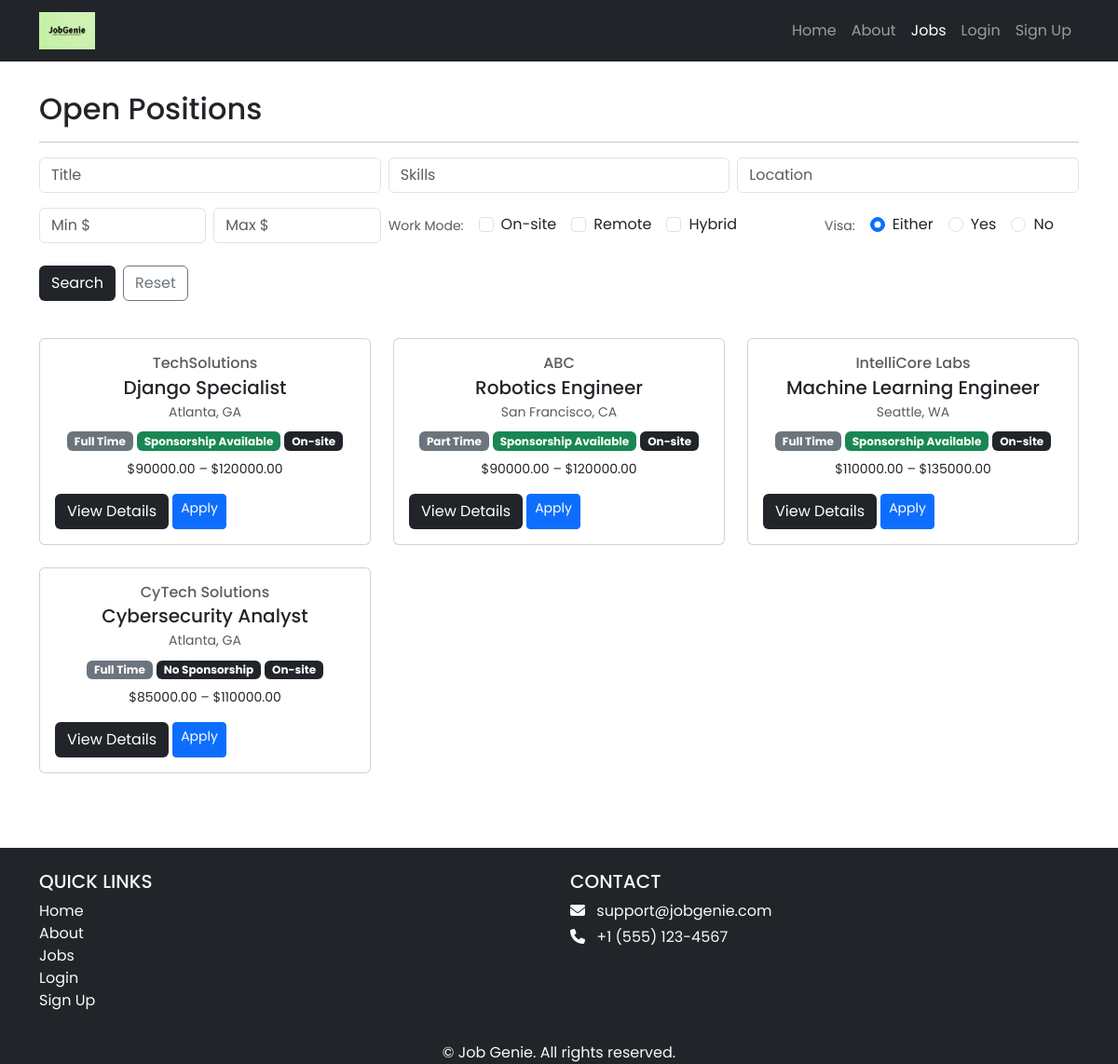
The page /jobs/ on the database as committed earlier.
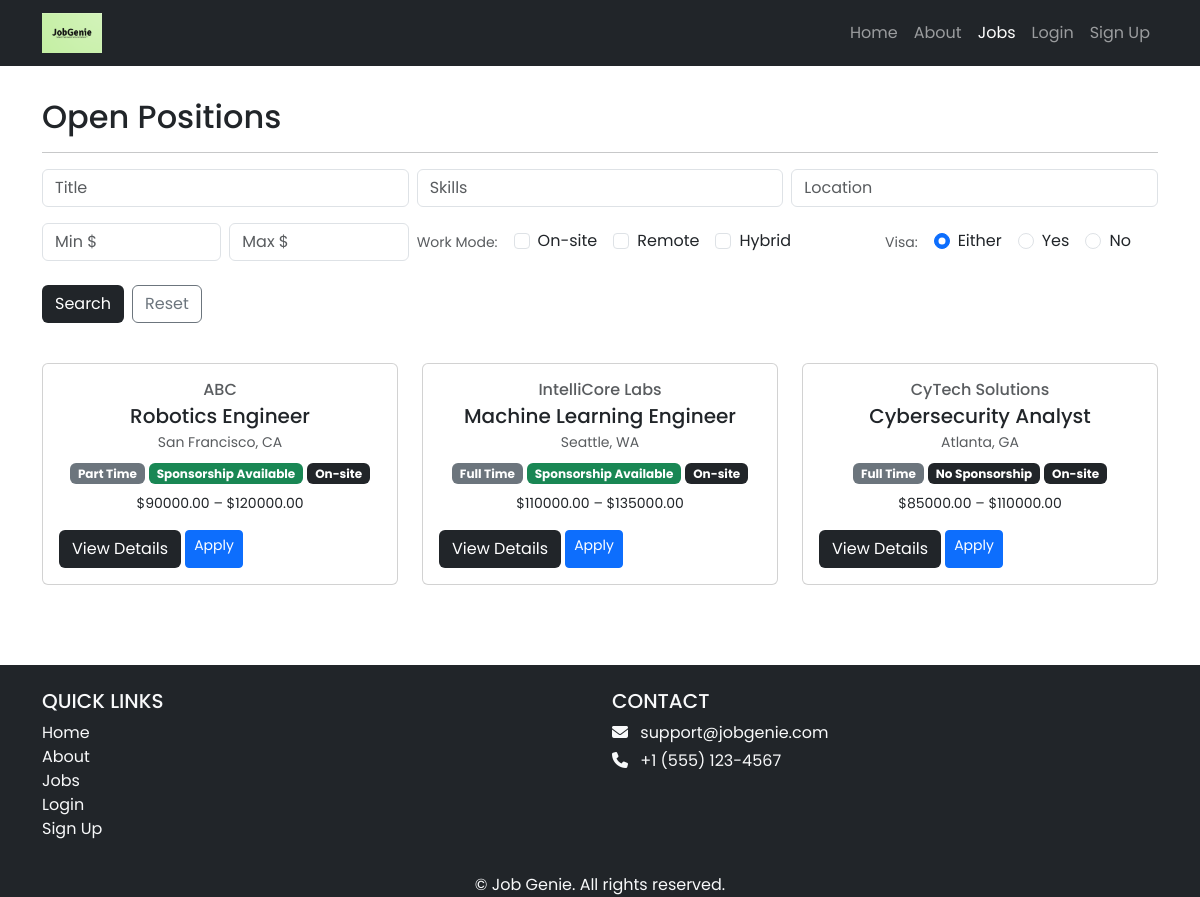
The same page on the database as committed later.
### jobs/models.py (models this page shows, shortened)
class Job(models.Model):
    JOB_TYPES = [
        ('FT', 'Full Time'),
        ('PT', 'Part Time'),
        ('IN', 'Internship'),
        ('CT', 'Contractor'),
    ]
    REMOTE_TYPES = [
        ('ON', 'On-site'),
        ('RE', 'Remote'),
        ('HY', 'Hybrid'),
    ]
    SPONSORSHIP_OPT = [
        ('YES', 'Sponsorship Available'),
        ('NO', 'No Sponsorship'),
    ]
    recruiter = models.ForeignKey(
    Recruiter,
    on_delete=models.CASCADE,
    related_name="jobs",
    null=True,
    blank=True
    )
    title = models.CharField(max_length=255)
    company_name = models.CharField(max_length=255, blank=True, default="")
    skills = models.TextField(help_text="List required skills, separated by commas", blank=True, default="")
    location = models.CharField(max_length=255)
    salary_min = models.DecimalField(max_digits=10, decimal_places=2, null=True, blank=True)
    salary_max = models.DecimalField(max_digits=10, decimal_places=2, null=True, blank=True)
    job_type = models.CharField(max_length=2, choices=JOB_TYPES)
    visa_sponsorship = models.CharField(max_length=3, choices=SPONSORSHIP_OPT, default='NO')
    remote_type = models.CharField(max_length=2, choices=REMOTE_TYPES, default='ON')
    created_at = models.DateTimeField(auto_now_add=True)
    updated_at = models.DateTimeField(auto_now=True)
    class Meta:
        indexes = [
            models.Index(fields=['job_type']),
            models.Index(fields=['remote_type']),
            models.Index(fields=['location']),
        ]
        ordering = ['-created_at']

### jobs/views.py (the view)
# urls.py: path('', JobListView.as_view(), name='job_list'),
class JobListView(ListView):
    model = Job
    template_name = 'jobs/job_list.html'
    context_object_name = 'jobs'
    paginate_by = 12
    def get_queryset(self):
        qs = Job.objects.all().order_by('-created_at')
        g = self.request.GET
        user = self.request.user
        if g.get('title'):
            qs = qs.filter(title__icontains=g['title'])
        if g.get('location'):
            qs = qs.filter(location__icontains=g['location'])
        if g.get('skills'):
            raw = g['skills'].replace(',', ' ')
            tokens = [t.strip() for t in raw.split() if t.strip()]
            if tokens:
                qs = qs.filter(reduce(operator.or_, (Q(skills__icontains=t) for t in tokens)))
        job_types = g.getlist('job_type')
        if job_types:
            qs = qs.filter(job_type__in=job_types)
        remote_types = g.getlist('remote_type')
        if remote_types:
            qs = qs.filter(remote_type__in=remote_types)
        visa = g.get('visa')
        if visa in ('YES', 'NO'):
            qs = qs.filter(visa_sponsorship=visa)
        min_salary = g.get('min_salary')
        max_salary = g.get('max_salary')
        if min_salary:
            qs = qs.filter(Q(salary_max__isnull=True) | Q(salary_max__gte=min_salary))
        if max_salary:
            qs = qs.filter(Q(salary_min__isnull=True) | Q(salary_min__lte=max_salary))
        if user.is_authenticated and getattr(user.userprofile, 'role', None) == 'JOB_SEEKER':
            applied = Application.objects.filter(candidate=user)
            applied_dict = {app.job_id: app for app in applied}
            for job in qs:
                job.my_application = applied_dict.get(job.id)
        return qs
    def get_context_data(self, **kwargs):
        ctx = super().get_context_data(**kwargs)
        g = self.request.GET
        ctx['filter_form'] = JobFilterForm(g or None)
        ctx['selected_remote_types'] = g.getlist('remote_type')
        ctx['selected_visa'] = g.get('visa', '')
        return ctx

### jobs/forms.py
class JobFilterForm(forms.Form):
    title = forms.CharField(required=False)
    skills = forms.CharField(required=False, help_text="Separate skills with comma or space")
    location = forms.CharField(required=False)
    min_salary = forms.DecimalField(required=False, min_value=0)
    max_salary = forms.DecimalField(required=False, min_value=0)
    job_type = forms.MultipleChoiceField(
        required=False, choices=Job.JOB_TYPES, widget=forms.CheckboxSelectMultiple
    )
    remote_type = forms.MultipleChoiceField(
        required=False, choices=Job.REMOTE_TYPES, widget=forms.CheckboxSelectMultiple
    )
    visa = forms.ChoiceField(
        required=False,
        choices=[('', 'Either'), ('YES', 'Sponsorship available'), ('NO', 'No sponsorship')],
    )

### jobs/templates/jobs/job_list.html (shortened to what the changed rows need)
{% extends 'base.html' %}
{% load static %}
{% block content %}
<div class="p-3">
  <div class="container">
    <div class="row mt-3">
      <div class="col mx-auto mb-3">
        <h2>Open Positions</h2>
        <div class="row row-cols-1 row-cols-sm-2 row-cols-lg-3 row-cols-xxl-4 g-4 mt-2">
          {% for job in jobs %}
            <div class="col">
              <div class="card h-100 text-center position-relative">
                <div class="card-body p-3">
                  <h6 class="text-muted mb-1">{{ job.company_name }}</h6>
                  <h5 class="mb-1">{{ job.title }}</h5>
                  <div class="small text-muted mb-2">{{ job.location }}</div>
                  <div class="mb-2">
                    <span class="badge bg-secondary">{{ job.get_job_type_display }}</span>
                    <span class="badge {% if job.visa_sponsorship == 'YES' %}bg-success{% else %}bg-dark{% endif %}">
                      {{ job.get_visa_sponsorship_display }}
                    </span>
                    {% if job.remote_type %}
                      <span class="badge bg-dark">{{ job.get_remote_type_display }}</span>
                    {% endif %}
                </div>
                {% if job.salary_min or job.salary_max %}
                  <div class="small mb-3">
                    ${{ job.salary_min|default:"?" }} – ${{ job.salary_max|default:"?" }}
                  </div>
                {% endif %}
                <div class="mt-auto">
                  <div class="d-flex gap-1">
                    <a href="{% url 'job_detail' job.pk %}" class="btn bg-dark text-white">
                      View Details
                    </a>
                    {% if user.is_authenticated %}
                      {% if user.userprofile.role == 'JOB_SEEKER' %}
                        {% if job.my_application %}
                          <span class="btn btn-success btn-sm">Applied</span>
                        {% else %}
                          <a href="{% url 'job_detail' job.pk %}" class="btn btn-primary btn-sm">Apply</a>
                        {% endif %}
                      {% elif user.userprofile.role == 'RECRUITER' and user.recruiter_profile == job.recruiter %}
                        <a href="{% url 'job_edit' job.pk %}" class="btn btn-primary btn-sm">Edit</a>
                        <a href="{% url 'job_delete' job.pk %}" class="btn btn-danger btn-sm">Delete</a>
                      {% endif %}
                    {% else %}
                      <a href="{% url 'accounts.login' %}?next={% url 'job_detail' job.pk %}" class="btn btn-primary btn-sm">Apply</a>
                    {% endif %}
                  </div>
                </div>
              </div>
              </div>
            </div>
          {% empty %}
            <div class="col">
              <div class="alert alert-light border w-100">No jobs found.</div>
            </div>
          {% endfor %}
        </div>
    </div>
  </div>
</div>
{% endblock content %}

Rows that differ between the two databases and show on the page:
removed Job: company_name "TechSolutions", title "Django Specialist", location "Atlanta, GA", job_type "Full Time", visa_sponsorship "Sponsorship Available", remote_type "On-site", salary_min "90000.00", salary_max "120000.00"
